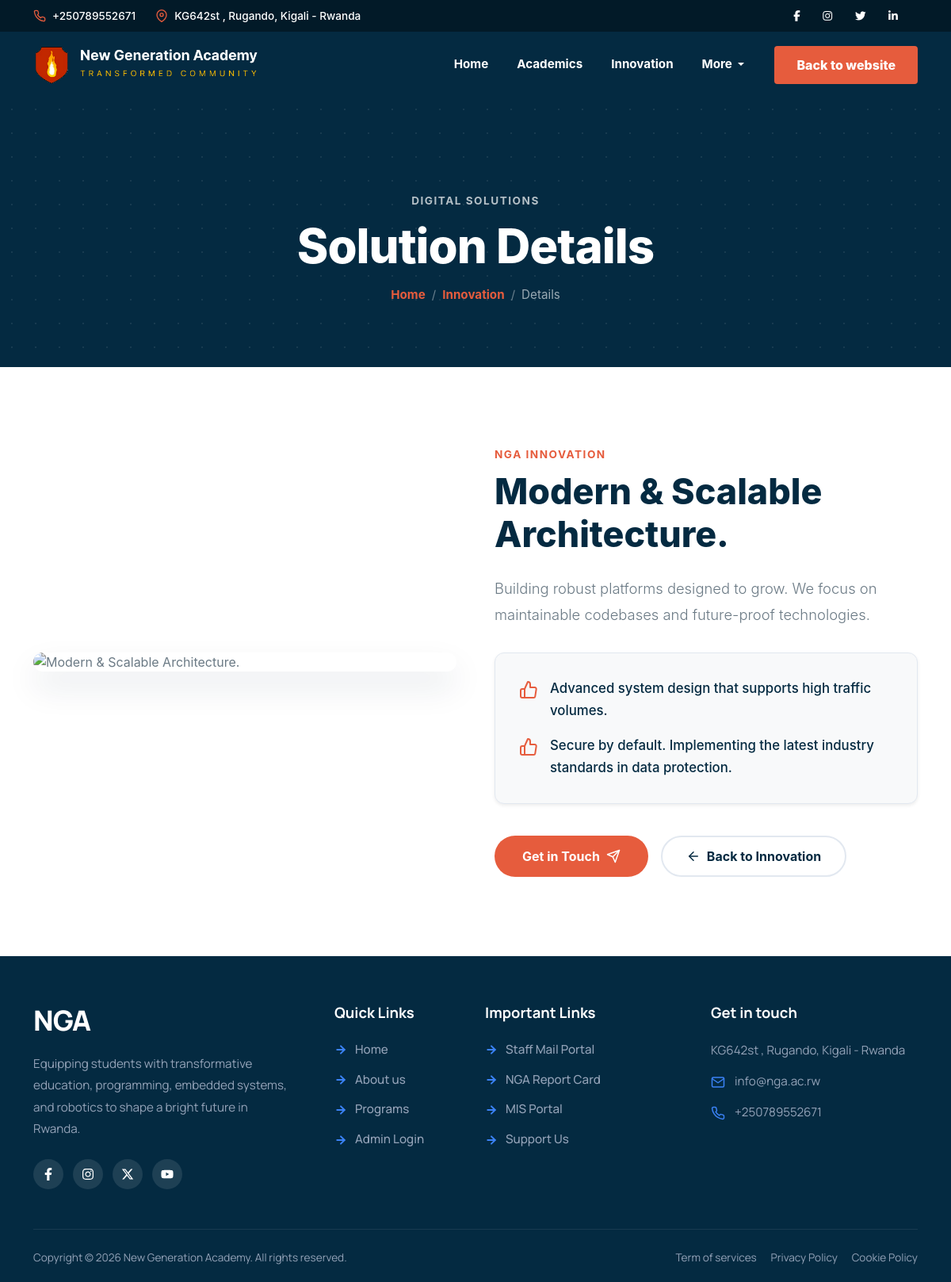
The app's page /coding-academy/digital_solutions.php?id=2 with its own data.
### tables this page shows
CREATE TABLE `innovation_sliders` (
  `id` int NOT NULL,
  `title` varchar(255) NOT NULL,
  `description` text NOT NULL,
  `list_item_1` text,
  `list_item_2` text,
  `image_url` varchar(255) NOT NULL,
  `display_order` int DEFAULT '0',
  `status` tinyint(1) DEFAULT '1'
);

### coding-academy/digital_solutions.php (the view, shortened to what this page needs)
<?php
include 'include/header.php';
$solution_id = isset($_GET['id']) ? intval($_GET['id']) : 0;
$solution = null;
$error = false;
if ($solution_id > 0 && isset($conn)) {
    $stmt = $conn->prepare("SELECT * FROM innovation_sliders WHERE id = ? AND status = 1");
    if ($stmt) {
        $stmt->bind_param("i", $solution_id);
        $stmt->execute();
        $result = $stmt->get_result();
        if ($result->num_rows > 0) {
            $solution = $result->fetch_assoc();
        } else {
            $error = true;
        }
    } else {
        $error = true;
    }
} else {
    $error = true;
}
?>
<link href="https://unpkg.com/aos@2.3.1/dist/aos.css" rel="stylesheet">
<?php if ($solution && !$error): ?>
    <header class="page-header-banner">
        <div class="container page-header-content">
            <span class="sk-subtitle text-white-50" data-aos="fade-down" style="color: rgba(255,255,255,0.7) !important;">Digital Solutions</span>
            <h1 data-aos="zoom-in" data-aos-duration="1000">Solution Details</h1>
            <nav aria-label="breadcrumb" data-aos="fade-up" data-aos-delay="200">
                <ol class="breadcrumb">
                    <li class="breadcrumb-item"><a href="index.php">Home</a></li>
                    <li class="breadcrumb-item"><a href="innovation.php">Innovation</a></li>
                    <li class="breadcrumb-item active" aria-current="page">Details</li>
                </ol>
            </nav>
        </div>
    </header>
    <section class="details-section">
        <div class="container">
            <div class="row g-5 align-items-center">
                <div class="col-lg-6" data-aos="fade-right">
                    <div class="feature-image-wrapper">
                        <img src="admin/<?= htmlspecialchars($solution['image_url']) ?>"
                             alt="<?= htmlspecialchars($solution['title']) ?>"
                             onerror="this.src='https://images.unsplash.com/photo-1551288049-bebda4e38f71?auto=format&fit=crop&w=1000&q=80'">
                    </div>
                </div>
                <div class="col-lg-6" data-aos="fade-left" data-aos-delay="200">
                    <div class="details-content">
                        <span class="sk-subtitle">NGA Innovation</span>
                        <h2><?= htmlspecialchars($solution['title']) ?></h2>
                        <p class="lead">
                            <?= nl2br(htmlspecialchars($solution['description'])) ?>
                        </p>
                        <?php if (!empty($solution['list_item_1']) || !empty($solution['list_item_2'])): ?>
                            <ul class="thumbs-list shadow-sm">
                                <?php if (!empty($solution['list_item_1'])): ?>
                                <li>
                                    <svg width="24" height="24" viewBox="0 0 24 24" fill="none" stroke="currentColor" stroke-width="2" stroke-linecap="round" stroke-linejoin="round"><path d="M14 9V5a3 3 0 0 0-3-3l-4 9v11h11.28a2 2 0 0 0 2-1.7l1.38-9a2 2 0 0 0-2-2.3zM7 22H4a2 2 0 0 1-2-2v-7a2 2 0 0 1 2-2h3"></path></svg>
                                    <span><?= htmlspecialchars($solution['list_item_1']) ?></span>
                                </li>
                                <?php endif; ?>
                                <?php if (!empty($solution['list_item_2'])): ?>
                                <li>
                                    <svg width="24" height="24" viewBox="0 0 24 24" fill="none" stroke="currentColor" stroke-width="2" stroke-linecap="round" stroke-linejoin="round"><path d="M14 9V5a3 3 0 0 0-3-3l-4 9v11h11.28a2 2 0 0 0 2-1.7l1.38-9a2 2 0 0 0-2-2.3zM7 22H4a2 2 0 0 1-2-2v-7a2 2 0 0 1 2-2h3"></path></svg>
                                    <span><?= htmlspecialchars($solution['list_item_2']) ?></span>
                                </li>
                                <?php endif; ?>
                            </ul>
                        <?php endif; ?>
                        <div class="d-flex gap-3 flex-wrap mt-4">
                            <a href="contact.php" class="btn-sk-orange">
                                Get in Touch
                                <svg width="18" height="18" viewBox="0 0 24 24" fill="none" stroke="currentColor" stroke-width="2" stroke-linecap="round" stroke-linejoin="round"><line x1="22" y1="2" x2="11" y2="13"></line><polygon points="22 2 15 22 11 13 2 9 22 2"></polygon></svg>
                            </a>
                            <a href="innovation.php" class="btn-sk-outline">
                                <svg width="18" height="18" viewBox="0 0 24 24" fill="none" stroke="currentColor" stroke-width="2" stroke-linecap="round" stroke-linejoin="round"><line x1="19" y1="12" x2="5" y2="12"></line><polyline points="12 19 5 12 12 5"></polyline></svg>
                                Back to Innovation
                            </a>
                        </div>
                    </div>
                </div>
            </div>
        </div>
    </section>
<?php endif; ?>
<?php
include 'include/footer.php';
?>

### coding-academy/include/header.php (style rules this page uses)
:root { --sk-blue: #042a41; --sk-darker-blue: #021a28; --sk-orange: #e65c3d; --sk-orange-hover: #cf4f33; --font-main: 'Manrope', sans-serif; }
html, body { margin: 0; padding: 0; font-family: var(--font-main); }
body { display: flex; flex-direction: column; min-height: 100vh; overflow-x: hidden; }

### coding-academy/digital_solutions.php (style rules this page uses)
:root { --sk-blue: #042a41; --sk-orange: #e65c3d; --sk-orange-hover: #cf4f33; --sk-text: #6b7a85; --sk-bg-gray: #f8f9fa; --sk-border: #e2e8f0; }
body { background-color: #ffffff; color: var(--sk-text); font-family: 'Inter', system-ui, -apple-system, sans-serif; overflow-x: hidden; }
h1, h2, h3, h4, h5, h6 { color: var(--sk-blue); font-weight: 800; }
.sk-subtitle { color: var(--sk-orange); font-size: 0.85rem; text-transform: uppercase; letter-spacing: 1.5px; font-weight: 700; display: block; margin-bottom: 10px; }
.page-header-banner { background-color: var(--sk-blue); padding: 120px 20px 80px; text-align: center; color: #ffffff; position: relative; overflow: hidden; }
.page-header-banner::after { content: ''; position: absolute; top: 0; left: 0; right: 0; bottom: 0; background-image: radial-gradient(rgba(255,255,255,0.08) 1.5px, transparent 1.5px); background-size: 30px 30px; z-index: 1; }
.page-header-content { position: relative; z-index: 2; }
.page-header-banner h1 { color: #ffffff; font-size: clamp(2.5rem, 5vw, 4rem); margin-bottom: 15px; line-height: 1.2; letter-spacing: -1px; }
.breadcrumb { justify-content: center; background: transparent; padding: 0; margin: 0; font-size: 0.95rem; }
.breadcrumb-item a { color: var(--sk-orange); text-decoration: none; font-weight: 700; transition: 0.3s; }
.breadcrumb-item.active { color: rgba(255,255,255,0.6); }
.breadcrumb-item + .breadcrumb-item::before { color: rgba(255,255,255,0.4); }
.details-section { padding: 100px 0; }
.feature-image-wrapper { border-radius: 16px; overflow: hidden; box-shadow: 0 20px 40px rgba(4, 42, 65, 0.1); position: relative; }
.feature-image-wrapper img { width: 100%; height: auto; max-height: 600px; object-fit: cover; display: block; }
.details-content h2 { font-size: 2.8rem; line-height: 1.2; margin-bottom: 25px; }
.details-content p.lead { font-size: 1.15rem; line-height: 1.8; color: var(--sk-text); margin-bottom: 30px; }
.thumbs-list { list-style: none; padding: 0; margin: 0 0 40px 0; background: var(--sk-bg-gray); padding: 30px; border-radius: 12px; border: 1px solid var(--sk-border); }
.thumbs-list li { display: flex; align-items: flex-start; margin-bottom: 15px; font-size: 1.05rem; line-height: 1.7; color: var(--sk-blue); font-weight: 500; }
.thumbs-list li:last-child { margin-bottom: 0; }
.thumbs-list li svg { color: var(--sk-orange); flex-shrink: 0; margin-right: 15px; margin-top: 4px; }
.btn-sk-orange { background-color: var(--sk-orange); color: #ffffff; border: none; padding: 14px 35px; border-radius: 30px; font-weight: 700; transition: all 0.3s ease; text-decoration: none; display: inline-flex; align-items: center; gap: 8px; }
.btn-sk-outline { background-color: transparent; color: var(--sk-blue); border: 2px solid var(--sk-border); padding: 12px 30px; border-radius: 30px; font-weight: 700; transition: all 0.3s; text-decoration: none; display: inline-flex; align-items: center; gap: 8px; }

### coding-academy/include/footer.php (style rules this page uses)
:root { --sk-blue: #042a41; --sk-orange: #e65c3d; --sk-text-muted: #94a3b8; --sk-icon-blue: #3b82f6; }

### records on screen
innovation_sliders: title "Modern & Scalable Architecture.", description "Building robust platforms designed to grow. We focus on maintainable codebases and future-proof technologies.", list_item_1 "Advanced system design that supports high traffic volumes.", list_item_2 "Secure by default. Implementing the latest industry standards in data protection."

### other values on screen
$settings['school_phone'] "+250789552671"
$settings['school_address'] "KG642st , Rugando, Kigali - Rwanda"
